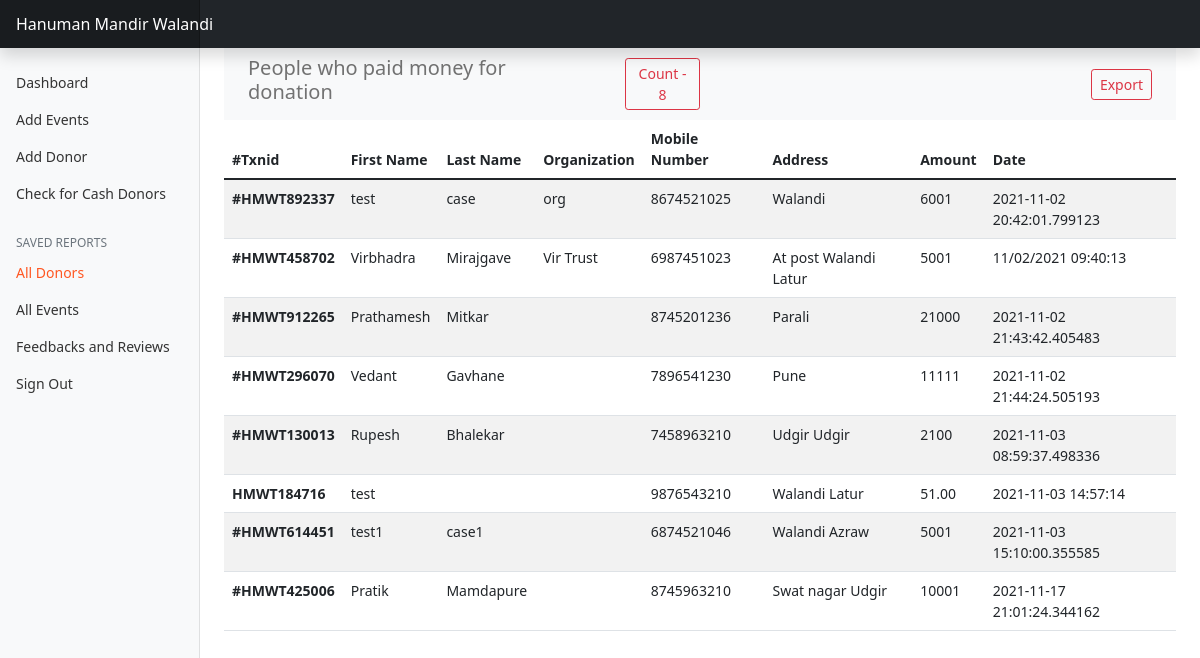
Page /donors (signed in) on the earlier database version.
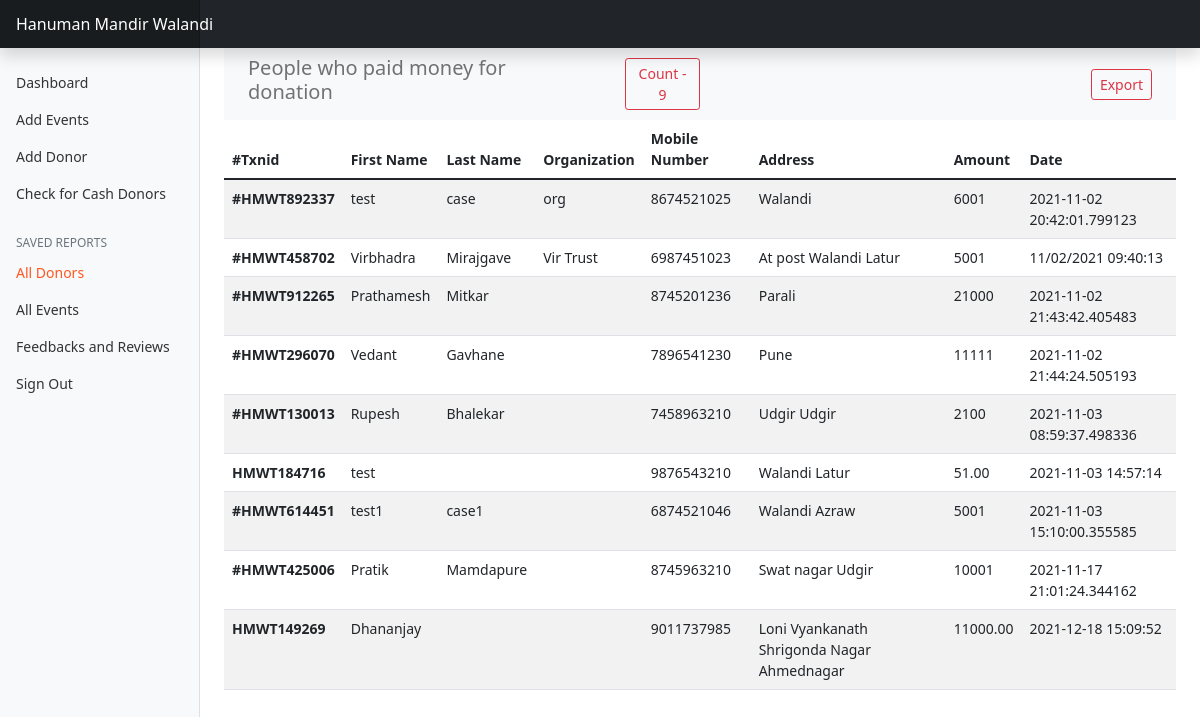
Same page on the later database version.
### home/models.py (models this page shows, shortened)
class Donor(models.Model):
    donor_first_name = models.CharField(max_length=100)
    donor_last_name = models.CharField(max_length=100)
    donor_phone_number = models.CharField(max_length=12)
    donor_organization_name = models.CharField(max_length=100)
    donor_email = models.CharField(max_length=100)
    donor_address =models.CharField(max_length=300)
    donor_country = models.CharField(max_length=100)
    donor_state = models.CharField(max_length=100)
    donor_city = models.CharField(max_length=100)
    donor_zip = models.CharField(max_length=10)
    donor_amount = models.CharField(max_length=100)
    donor_txnid = models.CharField(max_length=20)
    donoration_time = models.CharField(max_length=50)
    payment_status = models.CharField(max_length=50)

### adminpanel/views1.py (the view)
# urls.py: path('donors',views1.donors),
@login_required(login_url='adminlogin')
def donors(request):
    donors = Donor.objects.all()
    count = 0
    for i in donors[0:]:
        if(i.payment_status == 'success'):
            count += 1
    params = {'donor':donors, 'range': range(len(donors)), 'count' : count}
    return render(request,'donors.html',params)

### templates/donors.html (shortened to what this page needs)
<!DOCTYPE html>
<html lang="en">
<head>
    <link href="https://cdn.jsdelivr.net/npm/bootstrap@5.1.3/dist/css/bootstrap.min.css" rel="stylesheet">
</head>
<body>
    <header class="navbar navbar-dark sticky-top bg-dark flex-md-nowrap p-0 shadow">
        <a class="navbar-brand col-md-3 col-lg-2 me-0 px-3" href="/">Hanuman Mandir Walandi</a>
      </header>
    <div class="container-fluid">
        <div class="row">
          <nav id="sidebarMenu" class="col-md-3 col-lg-2 d-md-block bg-light sidebar collapse">
            <div class="position-sticky pt-3">
              <ul class="nav flex-column">
                <li class="nav-item">
                  <a class="nav-link" aria-current="page" href="dashboard">
                    Dashboard
                  </a>
                </li>
                <li class="nav-item">
                  <a class="nav-link" href="#" data-bs-toggle="modal" data-bs-target="#exampleModal" data-bs-whatever="@mdo">
                    Add Events
                  </a>
                </li>
                <li class="nav-item">
                  <a class="nav-link" href="#" data-bs-toggle="modal" data-bs-target="#exampleModal1" data-bs-whatever="@mdo">
                    Add Donor
                  </a>
                </li>
                <li class="nav-item">
                  <a class="nav-link" href="cashdonors">
                    Check for Cash Donors
                  </a>
                </li>
              </ul>
              <h6 class="sidebar-heading d-flex justify-content-between align-items-center px-3 mt-4 mb-1 text-muted">
                <span>Saved reports</span>
              </h6>
              <ul class="nav flex-column mb-2">
                <li class="nav-item">
                  <a class="nav-link active" href="donors">
                    All Donors
                  </a>
                </li>
                <li class="nav-item">
                    <a class="nav-link" href="event">
                      All Events
                    </a>
                  </li>
                   <li class="nav-item">
                    <a class="nav-link" href="F_R">
                      Feedbacks and Reviews
                    </a>
                  </li>
                <li class="nav-item">
                  <a class="nav-link" href="signout">
                    Sign Out
                  </a>
                </li>
              </ul>
            </div>
          </nav>
           <main class="col-md-9 ms-sm-auto col-lg-10 px-md-4">
<table class="table table-striped">
<nav class="navbar navbar-expand-lg navbar-light bg-light">
  <div class="container-fluid">
      <h5 style="color: #727272;">People who paid money for donation</h5>
      <button class="mx-5 btn btn-sm btn-outline-danger" type="button">Count - {{count}}</button>
    <div class="collapse navbar-collapse" id="navbarSupportedContent">
      <form class="d-flex">
        <button class="btn btn-sm btn-outline-danger" type="button">Export</button>
      </form>
    </div>
  </div>
</nav>
  <thead>
    <tr>
      <th scope="col">#Txnid</th>
      <th scope="col">First Name</th>
      <th scope="col">Last Name</th>
      <th scope="col">Organization</th>
      <th scope="col">Mobile Number</th>
      <th scope="col">Address</th>
      <th scope="col">Amount</th>
      <th scope="col">Date</th>
    </tr>
  </thead>
  <tbody>
      {% for i in donor|slice:"0:" %}
      {% if i.payment_status == 'success' %}
    <tr>
      <th scope="row">{{i.donor_txnid}}</th>
      <td>{{i.donor_first_name}}</td>
      <td>{{i.donor_last_name}}</td>
      <td>{{i.donor_organization_name}}</td>
      <td>{{i.donor_phone_number}}</td>
      <td>{{i.donor_address}}   {{i.donor_city}}</td>
      <td>{{i.donor_amount}}</td>
      <td>{{i.donoration_time}}</td>
    </tr>
    {% endif %}
     {% endfor %}
  </tbody>
</table>
</main>
          </div>
        </div>
</body>
</html>

### templates/donors.html (style rules this page uses)
body { font-size: .875rem; }
.sidebar { position: fixed; top: 0; bottom: 0; left: 0; z-index: 100; padding: 48px 0 0; box-shadow: inset -1px 0 0 rgba(0, 0, 0, .1); }
.sidebar .nav-link { font-weight: 500; color: #333; }
.sidebar .nav-link.active { color: #2470dc; }
.sidebar-heading { font-size: .75rem; text-transform: uppercase; }
.navbar-brand { padding-top: .75rem; padding-bottom: .75rem; font-size: 1rem; background-color: rgba(0, 0, 0, .25); box-shadow: inset -1px 0 0 rgba(0, 0, 0, .25); }
.sidebar .nav-link.active { color: #ff5722; }
.sidebar { top:0em !important; }

Differences in the rows shown:
added Donor: donor_txnid "HMWT149269", donor_first_name "Dhananjay", donor_phone_number "9011737985", donor_address "Loni Vyankanath Shrigonda Nagar", donor_city "Ahmednagar", donor_amount "11000.00", donoration_time "2021-12-18 15:09:52"
Other differences:
{{ count }}: "8" → "9"
